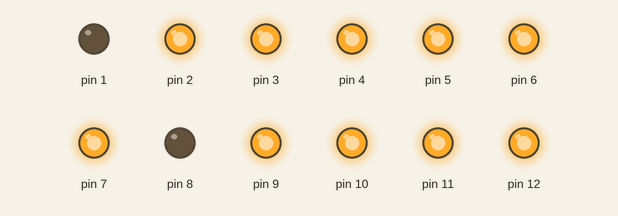
Recording of a sketch running on a simulated Arduino Uno, built with avr-gcc and run on an emulated ATmega328P. On the bench: output pins drawn as LEDs (lit = HIGH).

Above: at 39.95 s.
Timing chart, 0 to 40.0 s (numbered marks = the images above):
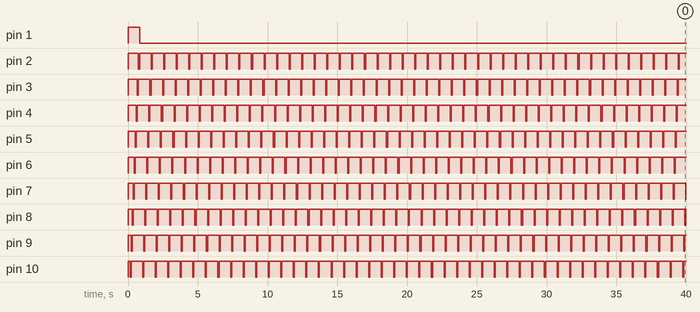

Measured:
- by itself, pin 1: HIGH → LOW at 0.83 s
- by itself, pin 2–12: alternates HIGH for 0.83 s and LOW for 0.08 s

The sketch:

worksheet_11.1.ino
```cpp
void setup() {for(int a=1;a<13;a++){pinMode(a,OUTPUT);digitalWrite(a,HIGH);}}
void loop() {for(int b=12;b>0;b--){int c=b+1;digitalWrite(b,LOW);digitalWrite(c,HIGH);delay(75);}}
```
